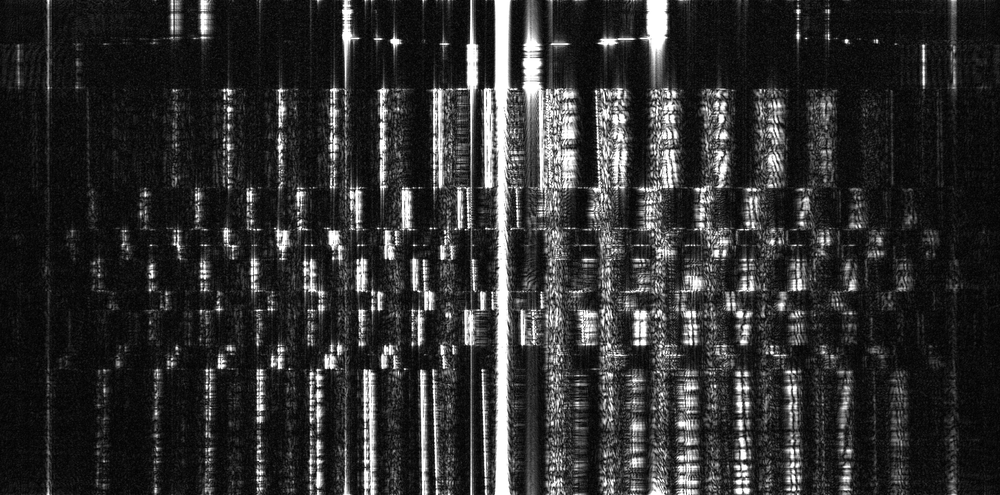
%> input picture day=0428 time=1434 DATA_FFT2-2000  -30.bmp, 1000 x 495 px, shrunk from 1600 x 792 before the run
$ octave --eval "result = subfunction_preprocessing('day=0428 time=1434 DATA_FFT2-2000  -30.bmp');"   (GNU Octave 9; MATLAB toolbox functions it lacks are replaced by stand-ins)
%> lines starting %> are read from the running program, lines starting %| are printed output that depends on the picture
%图像预处理
function y=subfunction_preprocessing(x)
%> called with x = 'day=0428 time=1434 DATA_FFT2-2000  -30.bmp'
aad=double(imread(x));
%> aad: size 495x1000 double; min 0, max 255, mean 47.5; mean of the top-left, top-right, bottom-left and bottom-right quarters 38.8, 54, 40.5, 56.5
add=aad(:,:,1);

add(1,:)=[];%删除第一行无用数据
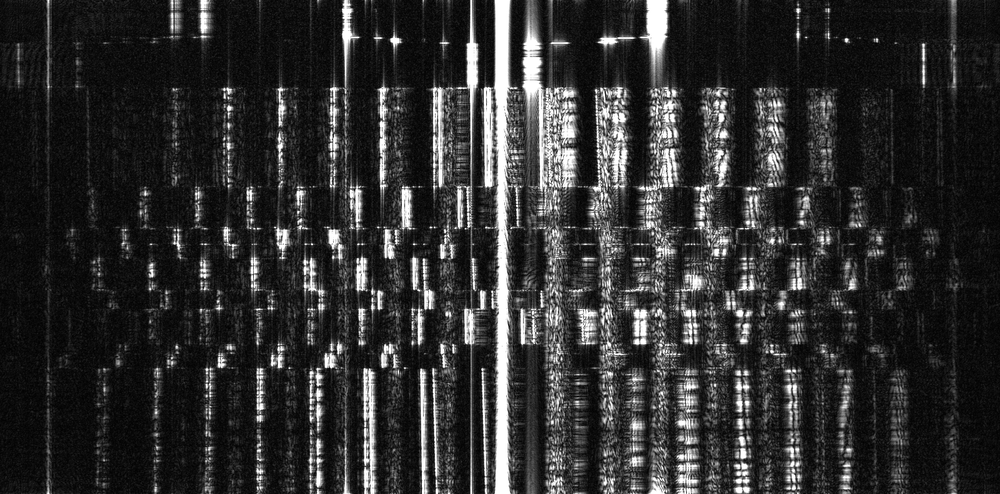
%> add: size 494x1000 double; min 0, max 255, mean 47.4

n=size(add);
%> n = [494 1000]
Bscan=n(1,1);
%> Bscan = 494
for i=1:1:Bscan
aa(i,:)=fliplr(add(i,:));
end
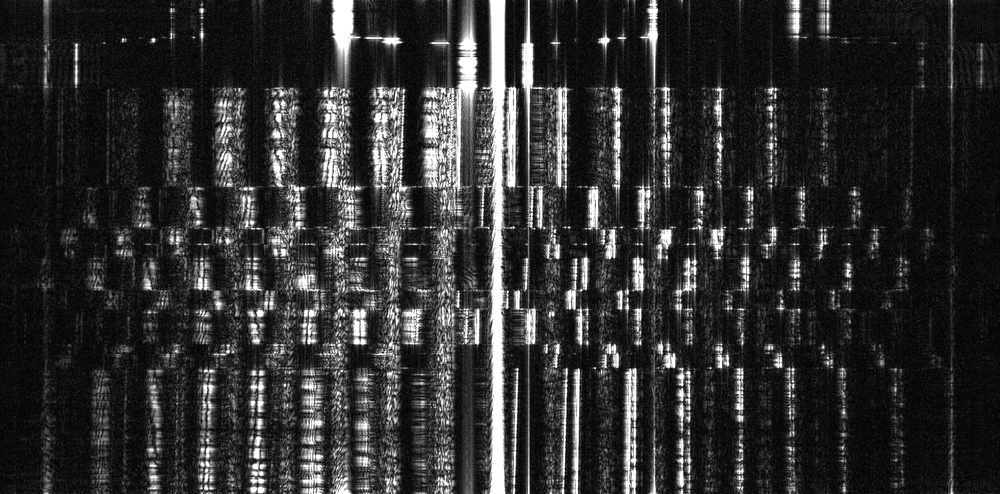
%> aa: size 494x1000 double; min 0, max 255, mean 47.4; mean of the top-left, top-right, bottom-left and bottom-right quarters 54, 38.8, 56.5, 40.5
y=aa;
end

$ run again, on D0527T1638 A.bmp
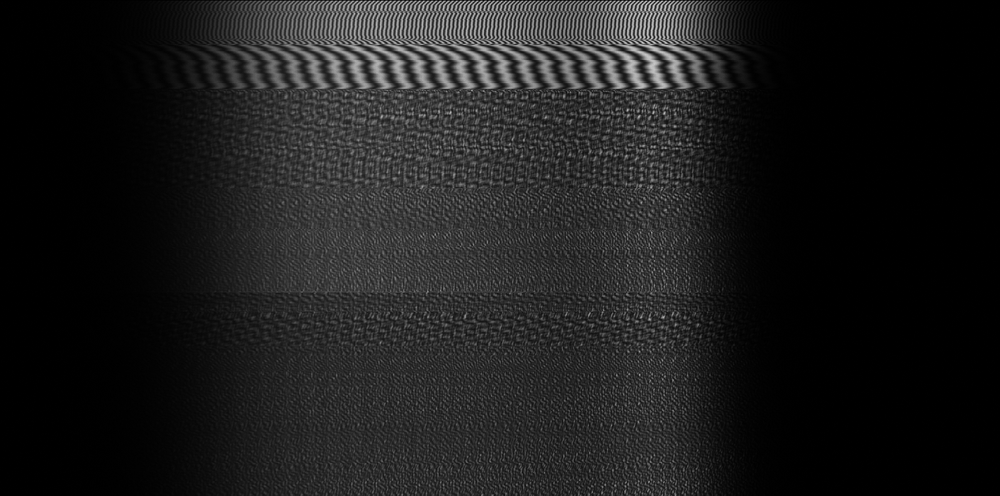
%> input picture D0527T1638 A.bmp, 1000 x 496 px, shrunk from 1600 x 793 before the run
%> after the loop in subfunction_preprocessing, `for i=1:1:Bscan`:
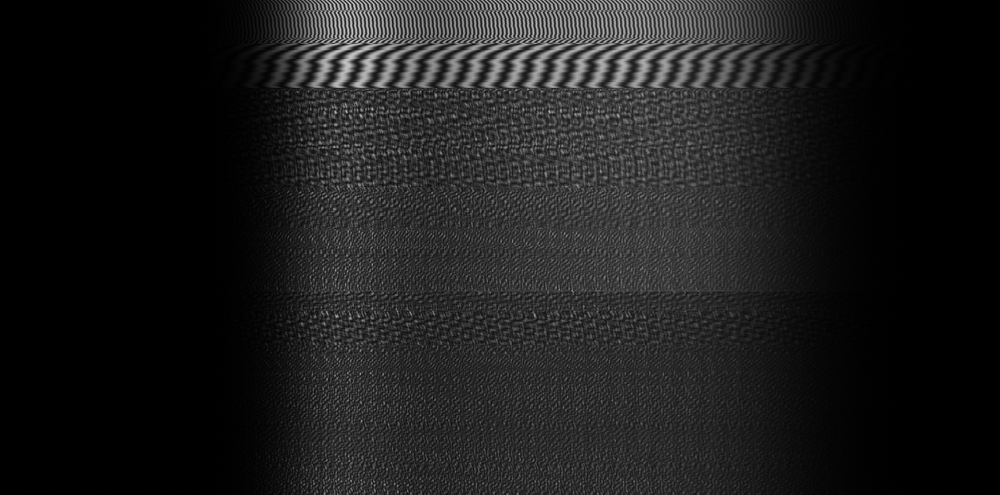
%> aa: size 495x1000 double; min 0, max 205, mean 28.7; mean of the top-left, top-right, bottom-left and bottom-right quarters 29.1, 40.3, 19.6, 25.9
